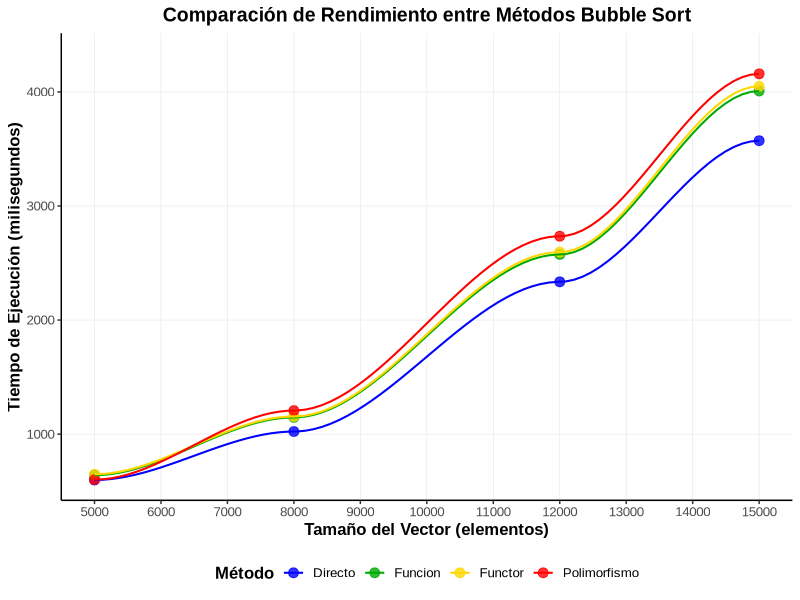

R code for this plot:
library(ggplot2)

mis_resultados <- data.frame(
  Metodo = rep(c("Directo", "Funcion", "Functor", "Polimorfismo"), each = 4),
  Tamanio = rep(c(5000, 8000, 12000, 15000), times = 4),
  Tiempo_ms = c(
    # Directo
    598.333, 1023, 2335.33, 3572,
    
    # Funcion
    640, 1146.67, 2574.67, 4007.67,
    
    # Functor
    648.667, 1155, 2596, 4049,
    
    # Polimorfismo
    601.333, 1207, 2735, 4158.33
  )
)

colores_primarios <- c(
  "Directo" = "#0000FF", 
  "Funcion" = "#00AA00", 
  "Functor" = "#FFD700", 
  "Polimorfismo" = "#FF0000"
)

ggplot(mis_resultados, aes(x = Tamanio, y = Tiempo_ms, color = Metodo)) +
  geom_point(size = 3, alpha = 0.8) +
  geom_smooth(method = "loess", span = 0.7, se = FALSE, linewidth = 0.7) + 
  labs(
    title = "Comparación de Rendimiento entre Métodos Bubble Sort",
    x = "Tamaño del Vector (elementos)",
    y = "Tiempo de Ejecución (milisegundos)",
    color = "Método"
  ) +
  scale_color_manual(values = colores_primarios) +
  theme_classic() +
  theme(
    text = element_text(family = "Arial", size = 12),
    plot.title = element_text(face = "bold", hjust = 0.5, size = 14),
    axis.title = element_text(face = "bold"),
    legend.position = "bottom",
    legend.title = element_text(face = "bold"),
    panel.grid.major = element_line(color = "gray90", linewidth = 0.2)
  ) +
  scale_x_continuous(breaks = seq(5000, 15000, by = 1000)) + 
  scale_y_continuous(expand = expansion(mult = c(0.05, 0.1)))
